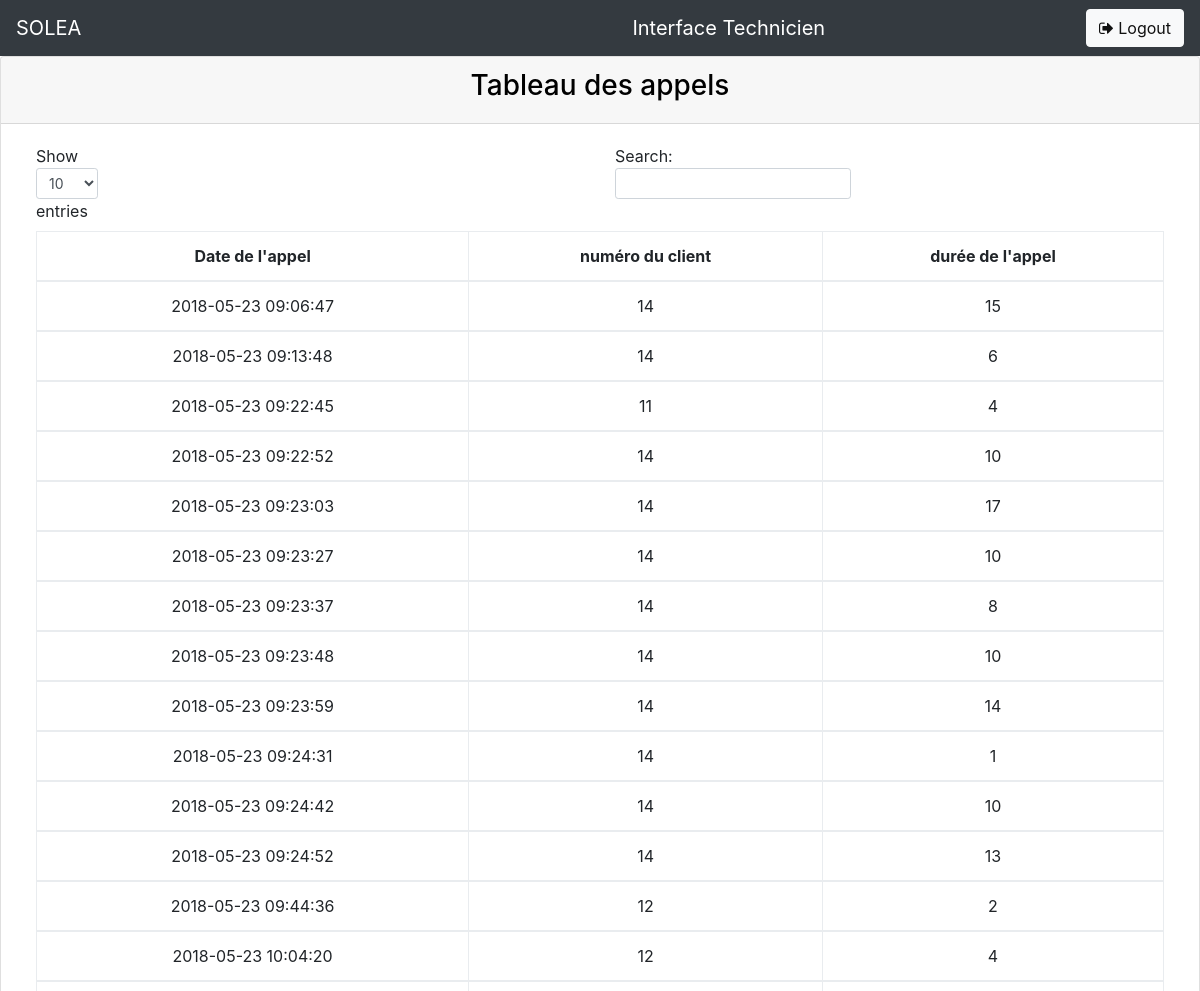
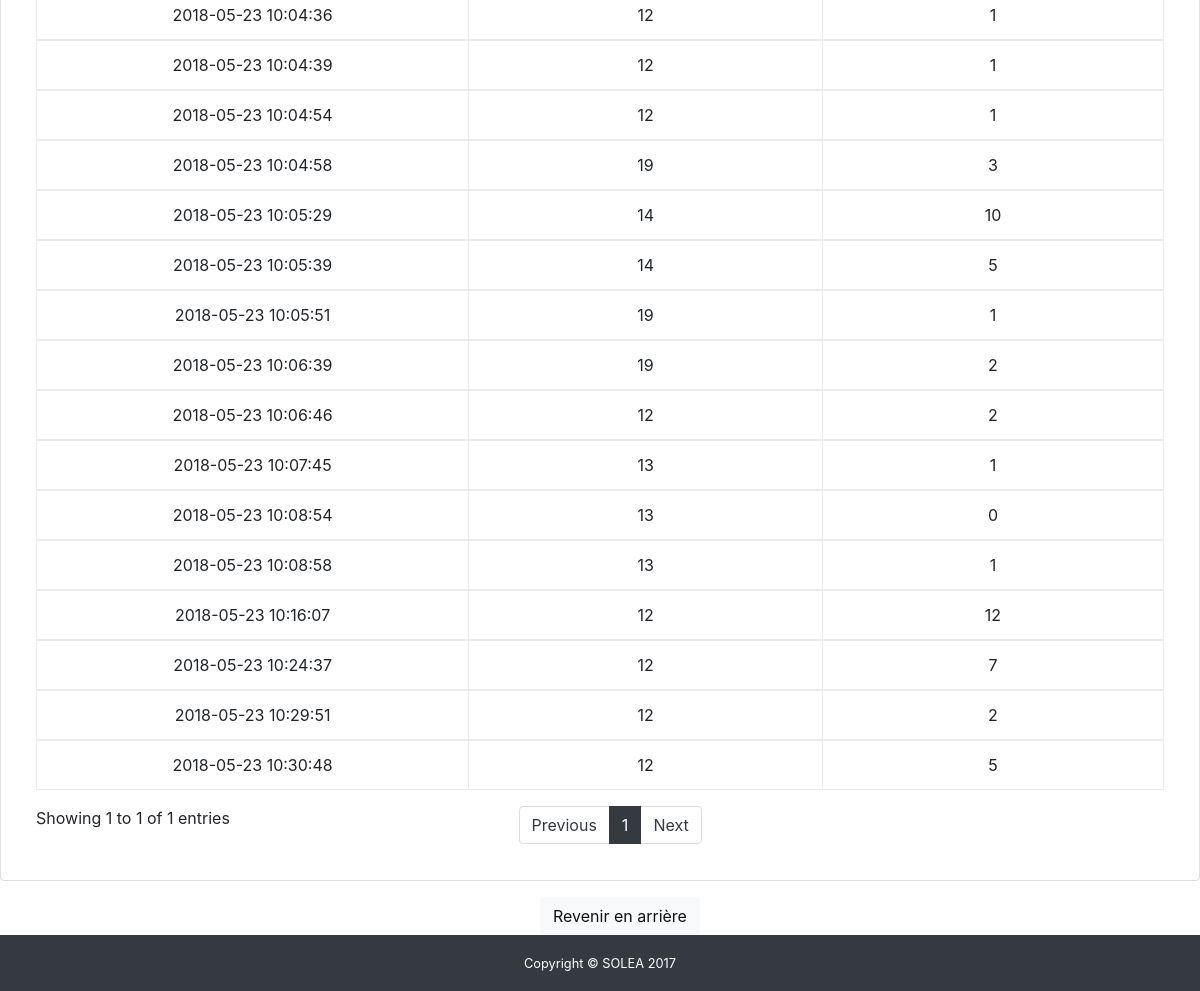
The page /appels.php (signed in) on the database its author committed (2 pictures, top to bottom).
### tables this page shows
CREATE TABLE `cdr` (
  `calldate` datetime NOT NULL DEFAULT '0000-00-00 00:00:00',
  `clid` varchar(80) NOT NULL DEFAULT '',
  `src` varchar(80) NOT NULL DEFAULT '',
  `dst` varchar(80) NOT NULL DEFAULT '',
  `dcontext` varchar(80) NOT NULL DEFAULT '',
  `channel` varchar(80) NOT NULL DEFAULT '',
  `dstchannel` varchar(80) NOT NULL DEFAULT '',
  `lastapp` varchar(80) NOT NULL DEFAULT '',
  `lastdata` varchar(80) NOT NULL DEFAULT '',
  `duration` int(11) NOT NULL DEFAULT '0',
  `billsec` int(11) NOT NULL DEFAULT '0',
  `disposition` varchar(45) NOT NULL DEFAULT '',
  `amaflags` int(11) NOT NULL DEFAULT '0',
  `accountcode` varchar(20) NOT NULL DEFAULT '',
  `uniqueid` varchar(32) NOT NULL DEFAULT '',
  `userfield` varchar(255) NOT NULL DEFAULT '',
  `peeraccount` varchar(20) NOT NULL DEFAULT '',
  `linkedid` varchar(32) NOT NULL DEFAULT '',
  `sequence` int(11) NOT NULL DEFAULT '0'
);

### appels.php (the view, shortened to what this page needs)
<?php
require 'pdo.php';
$asterisk = new PDO('mysql:host=' . $PARAM_hote . ';dbname=asterisk;charset=utf8', $PARAM_utilisateur, $PARAM_mot_passe);
include "include/head.php";
?>
<?php
$phones_historic_request = 'SELECT * FROM cdr';
$phones_historic = $asterisk->query($phones_historic_request);
$num_rows = $phones_historic->rowCount();
if($num_rows==0){
	echo "	<div class='alert alert-danger' role='alert'>
				Aucun résultat, le client n'a pas de requêtes terminées.
  			</div>";
}
else{
echo "  <div class='card mb-3'>
			<div class='card-header'>
				<h3 style='text-align:center; color:black;'>Tableau des appels</h1>
			</div>
			<div class='card-body'>
				<div class='table-responsive'>
					<table class='table table-bordered' id='dataTable' width='100%' cellspacing='0'  style='text-align:center;'>
						<thead>
							<tr>
								<th>Date de l'appel</th>
								<th>numéro du client</th>
								<th>durée de l'appel</th>
							</tr>
						</thead>
						<tbody>";
							while ($array_phones_historic = $phones_historic->fetch()) {
								?>
								<td><?php echo $array_phones_historic["calldate"] ?></td>
								<td><?php echo $array_phones_historic["dst"] ?></td>
								<td><?php echo $array_phones_historic["duration"] ?></td>
								</tbody>
							<?php }?>
					</table>
				</div>
			</div>
		</div>
<?php } ?>
				<div>
				<a href="technicien.php"><button type=button class="btn btn-light" style="margin-left:45%">Revenir en arrière</button></a>
				</div>
<?php
include "include/foot.php";
?>
</body>
</html>

### include/head.php (shortened to what this page needs)
<!DOCTYPE html>
<html lang="fr">
<head>
  <link href="vendor/bootstrap/css/bootstrap.min.css" rel="stylesheet">
  <link href="vendor/font-awesome/css/font-awesome.min.css" rel="stylesheet" type="text/css">
  <link href="css/sb-admin.css" rel="stylesheet">
</head>
<body class="fixed-nav sticky-footer" id="page-top">
  <nav class="navbar navbar-expand-lg navbar-dark bg-dark fixed-top" id="mainNav">
    <a class="navbar-brand" href="technicien.php">SOLEA</a>
	<?php
	if(!empty($_SESSION["login"])){
		if($_SESSION["rang"]==0){
			echo "<a class='navbar-brand' href='client.php' style='margin-left:30%;'>Interface Client</a>";
		}
		else if($_SESSION["rang"]==1){
			echo "<a class='navbar-brand' href='technicien.php' style='margin-left:30%;'>Interface Technicien</a>";
		}
	}
	else{
		echo "<a class='navbar-brand' href='technicien.php' style='margin-left:30%;'>BIENVENUE</a>";
	}
		?>
    <div class="collapse navbar-collapse" id="navbarResponsive">
      <ul class="navbar-nav ml-auto">
            <li class="nav-item">
			<?php
			if(!empty($_SESSION['login'])){
				echo"<form method='post'><button class='btn btn-light btn-block' name='deconnexion'><i class='fa fa-sign-out' aria-hidden='true'></i> Logout</button></form>";
			}else{
				echo"<a href='login.php' style='text-decoration:none;'><button class='btn btn-light btn-block' name='connexion'><i class='fa fa-sign-in' aria-hidden='true'></i> Login</button></a>";
				 }
			?>
        </li>
      </ul>
    </div>
  </nav>

### include/foot.php (shortened to what this page needs)
<footer class="sticky-footer bg-dark" style=width:100%;>
      <div class="container">
        <div class="text-center" style="color:white;">
          <small>Copyright © SOLEA 2017</small>
        </div>
      </div>
    </footer>

### css/sb-admin.css (style rules this page uses)
html { position: relative; min-height: 100%; }
body { overflow-x: hidden; }
body.sticky-footer { margin-bottom: 56px; }
body.fixed-nav { padding-top: 56px; }
th { cursor: pointer; }
a:link { cursor: pointer; }
button { cursor: pointer; }
#mainNav .navbar-collapse { overflow: auto; max-height: 75vh; }
@media (min-width: 992px) { #mainNav .navbar-brand { width: 250px; } }
@media (min-width: 992px) { #mainNav .navbar-collapse { overflow: visible; max-height: none; } }
footer.sticky-footer { position: absolute; right: 0; bottom: 0; width: 100%; height: 56px; background-color: #e9ecef; line-height: 55px; }
@media (min-width: 992px) { footer.sticky-footer { width: calc(100% - 250px); } }

### rows shown on the page
cdr: calldate "2018-05-23 09:06:47", dst "14", duration "15"
cdr: calldate "2018-05-23 09:13:48", dst "14", duration "6"
cdr: calldate "2018-05-23 09:22:45", dst "11", duration "4"
cdr: calldate "2018-05-23 09:22:52", dst "14", duration "10"
cdr: calldate "2018-05-23 09:23:03", dst "14", duration "17"
cdr: calldate "2018-05-23 09:23:27", dst "14", duration "10"
cdr: calldate "2018-05-23 09:23:37", dst "14", duration "8"
cdr: calldate "2018-05-23 09:23:48", dst "14", duration "10"
cdr: calldate "2018-05-23 09:23:59", dst "14", duration "14"
cdr: calldate "2018-05-23 09:24:31", dst "14", duration "1"
cdr: calldate "2018-05-23 09:24:42", dst "14", duration "10"
cdr: calldate "2018-05-23 09:24:52", dst "14", duration "13"
cdr: calldate "2018-05-23 09:44:36", dst "12", duration "2"
cdr: calldate "2018-05-23 10:04:20", dst "12", duration "4"
cdr: calldate "2018-05-23 10:04:36", dst "12", duration "1"
cdr: calldate "2018-05-23 10:04:39", dst "12", duration "1"
cdr: calldate "2018-05-23 10:04:54", dst "12", duration "1"
cdr: calldate "2018-05-23 10:04:58", dst "19", duration "3"
cdr: calldate "2018-05-23 10:05:29", dst "14", duration "10"
cdr: calldate "2018-05-23 10:05:39", dst "14", duration "5"
cdr: calldate "2018-05-23 10:05:51", dst "19", duration "1"
cdr: calldate "2018-05-23 10:06:39", dst "19", duration "2"
cdr: calldate "2018-05-23 10:06:46", dst "12", duration "2"
cdr: calldate "2018-05-23 10:07:45", dst "13", duration "1"
cdr: calldate "2018-05-23 10:08:54", dst "13", duration "0"
cdr: calldate "2018-05-23 10:08:58", dst "13", duration "1"
cdr: calldate "2018-05-23 10:16:07", dst "12", duration "12"
cdr: calldate "2018-05-23 10:24:37", dst "12", duration "7"
cdr: calldate "2018-05-23 10:29:51", dst "12", duration "2"
cdr: calldate "2018-05-23 10:30:48", dst "12", duration "5"
